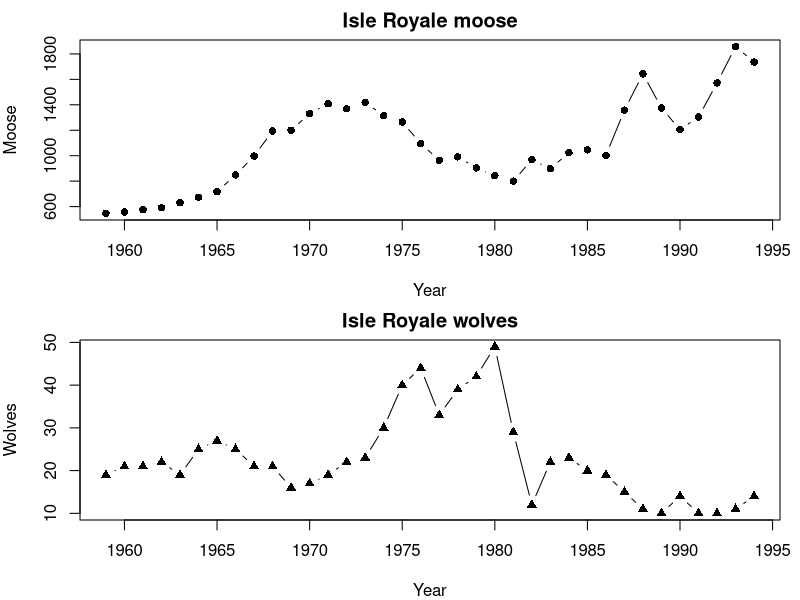
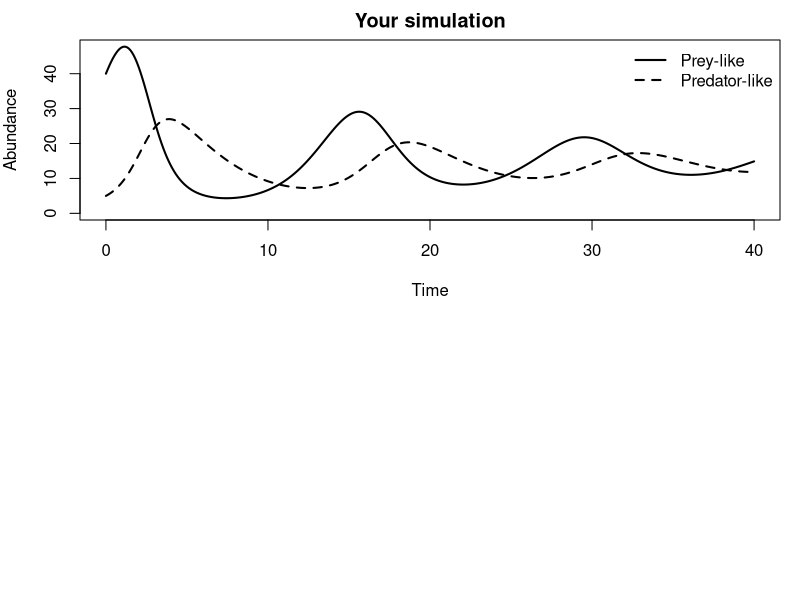

Write the R code that produced these figures, in order.
## ---- chunk 1
mw <- read.csv("data/isle_royale_moose_wolf.csv")
par(mfrow = c(2, 1), mar = c(4, 4, 2, 1))
plot(mw$year, mw$moose, type = "b", pch = 16,
     xlab = "Year", ylab = "Moose", main = "Isle Royale moose")
plot(mw$year, mw$wolf, type = "b", pch = 17,
     xlab = "Year", ylab = "Wolves", main = "Isle Royale wolves")
## ---- chunk 2
next_state <- function(N, P, r, a, b, m, K, dt) {
  dN <- (r * N * (1 - N / K) - a * N * P) * dt
  dP <- (b * a * N * P - m * P) * dt
  c(N = max(N + dN, 0), P = max(P + dP, 0))
}

T <- 800
dt <- 0.05
N <- numeric(T + 1)
P <- numeric(T + 1)
N[1] <- 40
P[1] <- 5

r <- 0.8; a <- 0.05; b <- 0.4; m <- 0.3; K <- 120

for (t in 1:T) {
  out <- next_state(N[t], P[t], r, a, b, m, K, dt)
  N[t + 1] <- out["N"]
  P[t + 1] <- out["P"]
}

time <- 0:T * dt
plot(time, N, type = "l", lwd = 2, xlab = "Time", ylab = "Abundance",
     main = "Your simulation", ylim = c(0, max(c(N, P))))
lines(time, P, lwd = 2, lty = 2)
legend("topright", c("Prey-like", "Predator-like"), lty = 1:2, lwd = 2, bty = "n")
